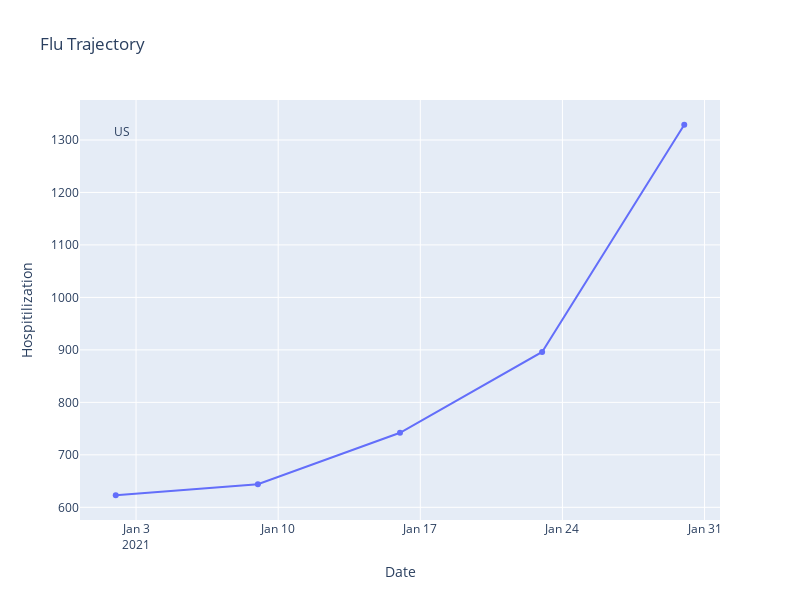

This figure's notebook cell:
### Code cell
from matplotlib.pyplot import plot
import plotly.graph_objects as go
import plotly.express as px
import pandas as pd
fig = go.Figure()
fig.add_trace(go.Scatter(x=plotdata.index, y = hosps))
fig.add_annotation(
    x=0.05,
    y=0.95,
    xref="paper",
    yref="paper",
    text=vis.locname[0],
    showarrow=False
)

fig.update_layout(title='Flu Trajectory',xaxis_title='Date',yaxis_title='Hospitilization')
last5dates = plotdata.index[-5:]
last5hosps = hosps[-5:]
# add markers to the last 5 dates




# fig width and height
fig.update_layout(width=800, height=600)


# fig.update_layout(width=400, height=300)
fig.show()

### Figure 1 — Plotly figure (JSON) as saved in the notebook; plotly's stock layout.template omitted (floating-point values rounded to 4 significant figures)
{"data": [{"type": "scatter", "x": ["2021-01-02", "2021-01-09", "2021-01-16", "2021-01-23", "2021-01-30", "2021-02-06", "2021-02-13", "2021-02-20", "2021-02-27", "2021-03-06", "2021-03-13", "2021-03-20", "2021-03-27", "2021-04-03", "2021-04-10", "2021-04-17", "2021-04-24", "2021-05-01", "2021-05-08", "2021-05-15", "2021-05-22", "2021-05-29", "2021-06-05", "2021-06-12", "2021-06-19", "2021-06-26", "2021-07-03", "2021-07-10", "2021-07-17", "2021-07-24", "2021-07-31", "2021-08-07", "2021-08-14", "2021-08-21", "2021-08-28", "2021-09-04", "2021-09-11", "2021-09-18", "2021-09-25", "2021-10-02", "2021-10-09", "2021-10-16", "2021-10-23", "2021-10-30", "2021-11-06", "2021-11-13", "2021-11-20", "2021-11-27", "2021-12-04", "2021-12-11", "2021-12-18", "2021-12-25", "2022-01-01", "2022-01-08", "2022-01-15", "2022-01-22", "2022-01-29", "2022-02-05", "2022-02-12", "2022-02-19", "2022-02-26", "2022-03-05", "2022-03-12", "2022-03-19", "2022-03-26", "2022-04-02", "2022-04-09", "2022-04-16", "2022-04-23", "2022-04-30", "2022-05-07", "2022-05-14", "2022-05-21", "2022-05-28", "2022-06-04", "2022-06-11", "2022-06-18", "2022-06-25", "2022-07-02", "2022-07-09", "2022-07-16", "2022-07-23", "2022-07-30", "2022-08-06", "2022-08-13", "2022-08-20", "2022-08-27", "2022-09-03", "2022-09-10", "2022-09-17", "2022-09-24", "2022-10-01", "2022-10-08"], "y": [623, 644, 742, 896, 1329]}], "layout": {"annotations": [{"showarrow": false, "text": "US", "x": 0.05, "xref": "paper", "y": 0.95, "yref": "paper"}], "height": 600, "title": {"text": "Flu Trajectory"}, "width": 800, "xaxis": {"title": {"text": "Date"}}, "yaxis": {"title": {"text": "Hospitilization"}}}}
